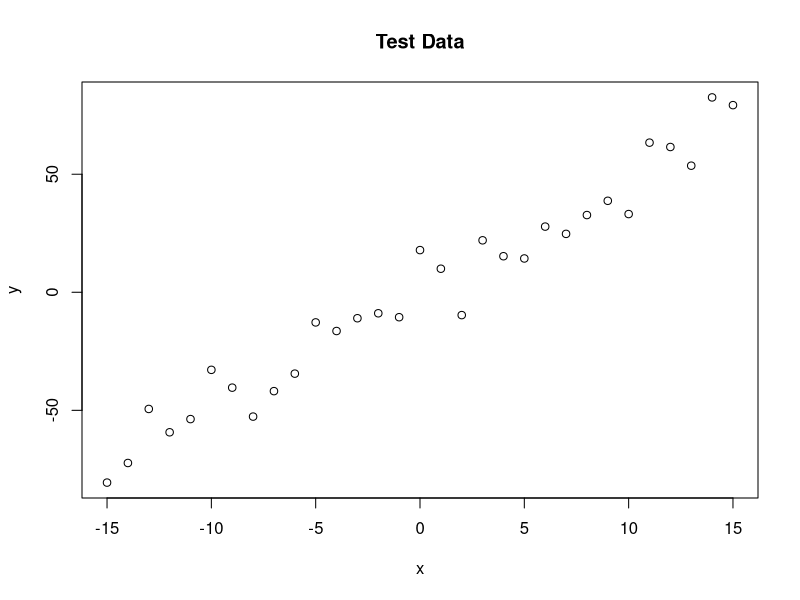
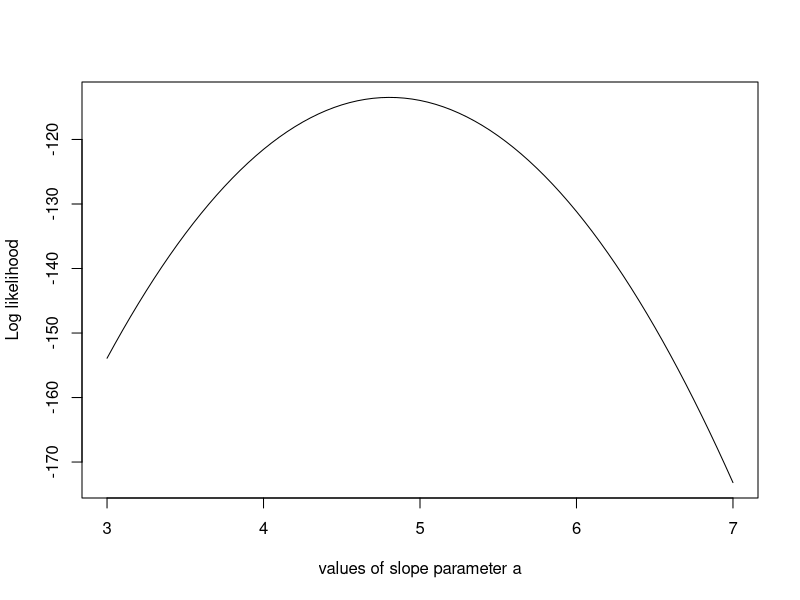
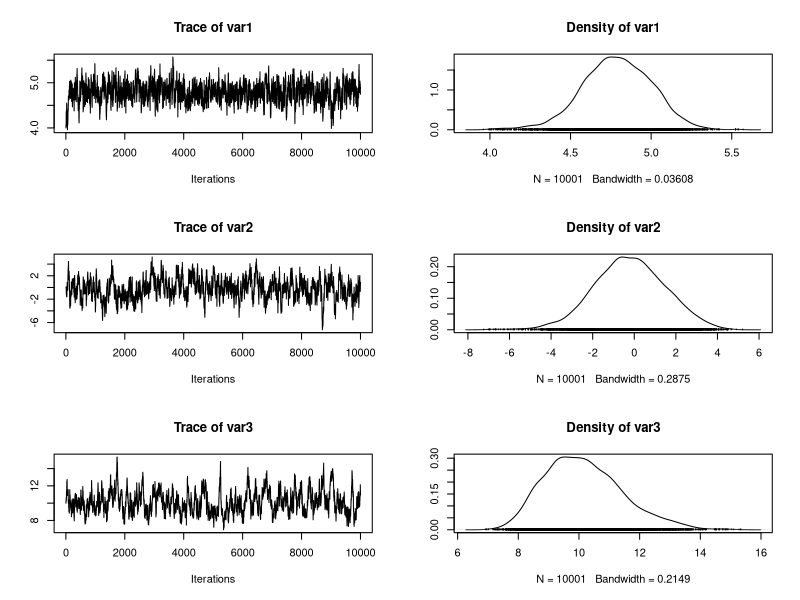

Write R code to recreate these figures, in order.
## ---- chunk 1


## ---- chunk 2
set.seed(123)
library(coda)
## ---- chunk 3
# This work is licensed under the Creative Commons Attribution-NonCommercial-ShareAlike 3.0 Unported License.
trueA <- 5
trueB <- 0
trueSd <- 10
sampleSize <- 31
 
# Create independent x-values
x <- (-(sampleSize-1)/2):((sampleSize-1)/2)
# Create dependent values according to ax + b + N(0,sd)
y <-  trueA * x + trueB + rnorm(n=sampleSize,mean=0,sd=trueSd)
 
# Plot data
plot(x,y, main="Test Data")
## ---- chunk 4
# Likelihood function
likelihood <- function(param){
    a = param[1]
    b = param[2]
    sd = param[3]
     
    pred = a*x + b
    singlelikelihoods = dnorm(y, mean = pred, sd = sd, log = T)
    sumll = sum(singlelikelihoods)
    return(sumll)  
}
 
# Example: plot the likelihood profile of the slope a
slopevalues <- function(x){return(likelihood(c(x, trueB, trueSd)))}
slopelikelihoods <- lapply(seq(3, 7, by=.05), slopevalues )
plot (seq(3, 7, by=.05), slopelikelihoods , type="l", xlab = "values of slope parameter a", ylab = "Log likelihood")
## ---- chunk 5
# Prior distribution
prior <- function(param){
    a = param[1]
    b = param[2]
    sd = param[3]
    aprior = dunif(a, min=0, max=10, log = T)
    bprior = dnorm(b, sd = 5, log = T)
    sdprior = dunif(sd, min=0, max=30, log = T)
    return(aprior+bprior+sdprior)
}
## ---- chunk 6
# Posterior function
posterior <- function(param){
   return (likelihood(param) + prior(param))
}
## ---- chunk 7
 ################ Metropolis algorithm ################
 proposalfunction <- function(param){
    return(rnorm(3,mean = param, sd= c(0.1,0.5,0.3)))
}
 
run_metropolis_MCMC <- function(startvalue, iterations){
    chain = array(dim = c(iterations+1,3))
    chain[1,] = startvalue
    for (i in 1:iterations){
        proposal = proposalfunction(chain[i,])
         
        probab = exp(posterior(proposal) - posterior(chain[i,]))
        if (runif(1) < probab){
            chain[i+1,] = proposal
        }else{
            chain[i+1,] = chain[i,]
        }
    }
    return(chain)
}
 
startvalue = c(4,0,10)
chain = run_metropolis_MCMC(startvalue, 10000)
 
burnIn = 5000
acceptance = 1-mean(duplicated(chain[-(1:burnIn),]))
## ---- chunk 8
plot(mcmc(chain))
summary(mcmc(chain)) 
## ---- chunk 9
summary(lm(y~x))
